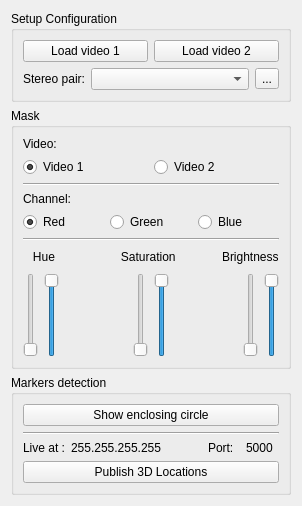
      <widget class="QWidget" name="Offline_tab">
       <attribute name="title">
        <string>Offline Mode</string>
       </attribute>
       <layout class="QVBoxLayout" name="verticalLayout_5">
        <item>
         <widget class="QGroupBox" name="groupBox_3">
          <property name="title">
           <string>Setup Configuration</string>
          </property>
          <layout class="QVBoxLayout" name="verticalLayout_11">
           <item>
            <layout class="QVBoxLayout" name="verticalLayout_6">
             <item>
              <layout class="QHBoxLayout" name="horizontalLayout_9">
               <item>
                <widget class="QPushButton" name="loadVideo1_Button">
                 <property name="text">
                  <string>Load video 1</string>
                 </property>
                </widget>
               </item>
               <item>
                <widget class="QPushButton" name="loadVideo2_Button">
                 <property name="text">
                  <string>Load video 2</string>
                 </property>
                </widget>
               </item>
              </layout>
             </item>
             <item>
              <layout class="QHBoxLayout" name="horizontalLayout_24">
               <item>
                <widget class="QLabel" name="label_20">
                 <property name="text">
                  <string>Stereo pair:</string>
                 </property>
                </widget>
               </item>
               <item>
                <widget class="QComboBox" name="offlineStereo_ComboBox">
                 <property name="sizePolicy">
                  <sizepolicy hsizetype="Expanding" vsizetype="Fixed">
                   <horstretch>0</horstretch>
                   <verstretch>0</verstretch>
                  </sizepolicy>
                 </property>
                </widget>
               </item>
               <item>
                <widget class="QToolButton" name="load_stereo_toolButton">
                 <property name="text">
                  <string>...</string>
                 </property>
                </widget>
               </item>
              </layout>
             </item>
            </layout>
           </item>
          </layout>
         </widget>
        </item>
        <item>
         <widget class="QGroupBox" name="groupBox">
          <property name="title">
           <string>Mask</string>
          </property>
          <layout class="QVBoxLayout" name="verticalLayout_8">
           <item>
            <widget class="QLabel" name="label_26">
             <property name="text">
              <string>Video:</string>
             </property>
            </widget>
           </item>
           <item>
            <layout class="QHBoxLayout" name="horizontalLayout_20">
             <item>
              <widget class="QRadioButton" name="activeMaskVideo1_Radio">
               <property name="text">
                <string>Video 1</string>
               </property>
               <property name="checked">
                <bool>true</bool>
               </property>
               <attribute name="buttonGroup">
                <string notr="true">video_buttonGroup</string>
               </attribute>
              </widget>
             </item>
             <item>
              <widget class="QRadioButton" name="activeMaskVideo2_Radio">
               <property name="tabletTracking">
                <bool>false</bool>
               </property>
               <property name="text">
                <string>Video 2</string>
               </property>
               <property name="checked">
                <bool>false</bool>
               </property>
               <attribute name="buttonGroup">
                <string notr="true">video_buttonGroup</string>
               </attribute>
              </widget>
             </item>
            </layout>
           </item>
           <item>
            <widget class="Line" name="line_4">
             <property name="orientation">
              <enum>Qt::Horizontal</enum>
             </property>
            </widget>
           </item>
           <item>
            <widget class="QLabel" name="label_25">
             <property name="text">
              <string>Channel:</string>
             </property>
            </widget>
           </item>
           <item>
            <layout class="QHBoxLayout" name="horizontalLayout_21">
             <item>
              <widget class="QRadioButton" name="channelRed_Radio">
               <property name="text">
                <string>Red</string>
               </property>
               <property name="checked">
                <bool>true</bool>
               </property>
               <attribute name="buttonGroup">
                <string notr="true">rgb_buttonGroup</string>
               </attribute>
              </widget>
             </item>
             <item>
              <widget class="QRadioButton" name="channelGreen_Radio">
               <property name="text">
                <string>Green</string>
               </property>
               <attribute name="buttonGroup">
                <string notr="true">rgb_buttonGroup</string>
               </attribute>
              </widget>
             </item>
             <item>
              <widget class="QRadioButton" name="channelBlue_Radio">
               <property name="text">
                <string>Blue</string>
               </property>
               <attribute name="buttonGroup">
                <string notr="true">rgb_buttonGroup</string>
               </attribute>
              </widget>
             </item>
            </layout>
           </item>
           <item>
            <widget class="Line" name="line_5">
             <property name="orientation">
              <enum>Qt::Horizontal</enum>
             </property>
            </widget>
           </item>
           <item>
            <layout class="QHBoxLayout" name="horizontalLayout_22">
             <item>
              <widget class="QLabel" name="label_24">
               <property name="text">
                <string>   Hue</string>
               </property>
              </widget>
             </item>
             <item>
              <spacer name="horizontalSpacer_4">
               <property name="orientation">
                <enum>Qt::Horizontal</enum>
               </property>
               <property name="sizeHint" stdset="0">
                <size>
                 <width>40</width>
                 <height>20</height>
                </size>
               </property>
              </spacer>
             </item>
             <item>
              <widget class="QLabel" name="label_23">
               <property name="text">
                <string>      Saturation</string>
               </property>
              </widget>
             </item>
             <item>
              <spacer name="horizontalSpacer_3">
               <property name="orientation">
                <enum>Qt::Horizontal</enum>
               </property>
               <property name="sizeHint" stdset="0">
                <size>
                 <width>40</width>
                 <height>20</height>
                </size>
               </property>
              </spacer>
             </item>
             <item>
              <widget class="QLabel" name="label_22">
               <property name="text">
                <string>Brightness</string>
               </property>
              </widget>
             </item>
            </layout>
           </item>
           <item>
            <layout class="QHBoxLayout" name="horizontalLayout_10">
             <item>
              <widget class="QSlider" name="hueMin_Slider">
               <property name="maximum">
                <number>255</number>
               </property>
               <property name="orientation">
                <enum>Qt::Vertical</enum>
               </property>
              </widget>
             </item>
             <item>
              <widget class="QSlider" name="hueMax_Slider">
               <property name="maximum">
                <number>255</number>
               </property>
               <property name="sliderPosition">
                <number>255</number>
               </property>
               <property name="orientation">
                <enum>Qt::Vertical</enum>
               </property>
              </widget>
             </item>
             <item>
              <spacer name="horizontalSpacer">
               <property name="orientation">
                <enum>Qt::Horizontal</enum>
               </property>
               <property name="sizeHint" stdset="0">
                <size>
                 <width>40</width>
                 <height>20</height>
                </size>
               </property>
              </spacer>
             </item>
             <item>
              <widget class="QSlider" name="saturationMin_Slider">
               <property name="maximum">
                <number>255</number>
               </property>
               <property name="orientation">
                <enum>Qt::Vertical</enum>
               </property>
              </widget>
             </item>
             <item>
              <widget class="QSlider" name="saturationMax_Slider">
               <property name="maximum">
                <number>255</number>
               </property>
               <property name="sliderPosition">
                <number>255</number>
               </property>
               <property name="orientation">
                <enum>Qt::Vertical</enum>
               </property>
              </widget>
             </item>
             <item>
              <spacer name="horizontalSpacer_2">
               <property name="orientation">
                <enum>Qt::Horizontal</enum>
               </property>
               <property name="sizeHint" stdset="0">
                <size>
                 <width>40</width>
                 <height>20</height>
                </size>
               </property>
              </spacer>
             </item>
             <item>
              <widget class="QSlider" name="brightnessMin_Slider">
               <property name="maximum">
                <number>255</number>
               </property>
               <property name="orientation">
                <enum>Qt::Vertical</enum>
               </property>
              </widget>
             </item>
             <item>
              <widget class="QSlider" name="brightnessMax_Slider">
               <property name="maximum">
                <number>255</number>
               </property>
               <property name="sliderPosition">
                <number>255</number>
               </property>
               <property name="orientation">
                <enum>Qt::Vertical</enum>
               </property>
              </widget>
             </item>
            </layout>
           </item>
          </layout>
         </widget>
        </item>
        <item>
         <widget class="QGroupBox" name="groupBox_4">
          <property name="title">
           <string>Markers detection</string>
          </property>
          <layout class="QVBoxLayout" name="verticalLayout_17">
           <item>
            <widget class="QPushButton" name="show_enclosing_circle_pushButton">
             <property name="text">
              <string>Show enclosing circle</string>
             </property>
             <property name="checkable">
              <bool>true</bool>
             </property>
             <property name="checked">
              <bool>false</bool>
             </property>
            </widget>
           </item>
           <item>
            <widget class="Line" name="line_3">
             <property name="orientation">
              <enum>Qt::Horizontal</enum>
             </property>
            </widget>
           </item>
           <item>
            <layout class="QHBoxLayout" name="horizontalLayout_28" stretch="1,4,1,1">
             <item>
              <widget class="QLabel" name="label_31">
               <property name="text">
                <string>Live at :</string>
               </property>
              </widget>
             </item>
             <item>
              <widget class="QLabel" name="label_32">
               <property name="text">
                <string>255.255.255.255</string>
               </property>
              </widget>
             </item>
             <item>
              <widget class="QLabel" name="label_30">
               <property name="text">
                <string>Port: </string>
               </property>
              </widget>
             </item>
             <item>
              <widget class="QLabel" name="label_33">
               <property name="text">
                <string>5000</string>
               </property>
              </widget>
             </item>
            </layout>
           </item>
           <item>
            <widget class="QPushButton" name="publish_locations_pushButton">
             <property name="text">
              <string>Publish 3D Locations</string>
             </property>
             <property name="checkable">
              <bool>true</bool>
             </property>
            </widget>
           </item>
          </layout>
         </widget>
        </item>
       </layout>
      </widget>
